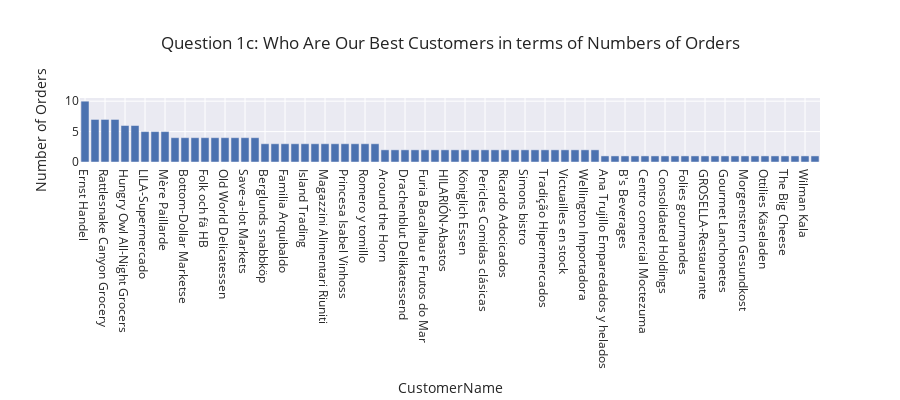

The cell this chart's notebook holds for it:
### Code cell
# Vertical Bar Chart:  Inventory value by Category
fig = px.bar(df_prod_cat_by_catname, 
             x='CustomerName', 
             y='ShipperID',
             width=900,
             height=400,
             template='seaborn',
             labels = {'ShipperID':'Number of Orders'},
             title='Question 1c: Who Are Our Best Customers in terms of Numbers of Orders')

fig.update_layout(xaxis={'categoryorder':'total descending'})

fig.show()

### Figure 1 — Plotly figure (JSON) as saved in the notebook; plotly's stock layout.template omitted (floating-point values rounded to 4 significant figures)
{"data": [{"alignmentgroup": "True", "hovertemplate": "CustomerName=%{x}<br>Number of Orders=%{y}<extra></extra>", "legendgroup": "", "marker": {"color": "rgb(76,114,176)"}, "name": "", "offsetgroup": "", "orientation": "v", "showlegend": false, "textposition": "auto", "type": "bar", "x": ["Ana Trujillo Emparedados y helados", "Antonio Moreno Taquería", "Around the Horn", "B's Beverages", "Berglunds snabbköp", "Blondel père et fils", "Bon app'", "Bottom-Dollar Marketse", "Bólido Comidas preparadas", "Centro comercial Moctezuma", "Chop-suey Chinese", "Comércio Mineiro", "Consolidated Holdings", "Die Wandernde Kuh", "Drachenblut Delikatessend", "Du monde entier", "Eastern Connection", "Ernst Handel", "Familia Arquibaldo", "Folies gourmandes", "Folk och fä HB", "Franchi S.p.A.", "Frankenversand", "Furia Bacalhau e Frutos do Mar", "GROSELLA-Restaurante", "Galería del gastrónomo", "Godos Cocina Típica", "Gourmet Lanchonetes", "HILARIÓN-Abastos", "Hanari Carnes", "Hungry Coyote Import Store", "Hungry Owl All-Night Grocers", "Island Trading", "Königlich Essen", "LILA-Supermercado", "LINO-Delicateses", "La maison d'Asie", "Lehmanns Marktstand", "Lonesome Pine Restaurant", "Magazzini Alimentari Riuniti", "Morgenstern Gesundkost", "Mère Paillarde", "Océano Atlántico Ltda.", "Old World Delicatessen", "Ottilies Käseladen", "Pericles Comidas clásicas", "Piccolo und mehr", "Princesa Isabel Vinhoss", "QUICK-Stop", "Que Delícia", "Queen Cozinha", "Rattlesnake Canyon Grocery", "Reggiani Caseifici", "Ricardo Adocicados", "Richter Supermarkt", "Romero y tomillo", "Santé Gourmet", "Save-a-lot Markets", "Seven Seas Imports", "Simons bistro", "Split Rail Beer & Ale", "Suprêmes délices", "The Big Cheese", "Toms Spezialitäten", "Tortuga Restaurante", "Tradição Hipermercados", "Vaffeljernet", "Victuailles en stock", "Vins et alcools Chevalier", "Wartian Herkku", "Wellington Importadora", "White Clover Markets", "Wilman Kala", "Wolski"], "xaxis": "x", "y": [1, 1, 2, 1, 3, 4, 3, 4, 1, 1, 2, 1, 1, 4, 2, 1, 2, 10, 3, 1, 4, 1, 4, 2, 1, 2, 1, 1, 2, 2, 3, 6, 3, 2, 5, 1, 5, 3, 2, 3, 1, 5, 1, 4, 1, 2, 3, 3, 7, 4, 2, 7, 3, 2, 2, 3, 1, 4, 3, 2, 6, 2, 1, 1, 4, 2, 2, 2, 2, 7, 2, 2, 1, 1], "yaxis": "y"}], "layout": {"barmode": "relative", "height": 400, "legend": {"tracegroupgap": 0}, "title": {"text": "Question 1c: Who Are Our Best Customers in terms of Numbers of Orders"}, "width": 900, "xaxis": {"anchor": "y", "autorange": true, "categoryorder": "total descending", "domain": [0, 1], "range": [-0.5, 73.5], "title": {"text": "CustomerName"}, "type": "category"}, "yaxis": {"anchor": "x", "autorange": true, "domain": [0, 1], "range": [0, 10.53], "title": {"text": "Number of Orders"}, "type": "linear"}}}
